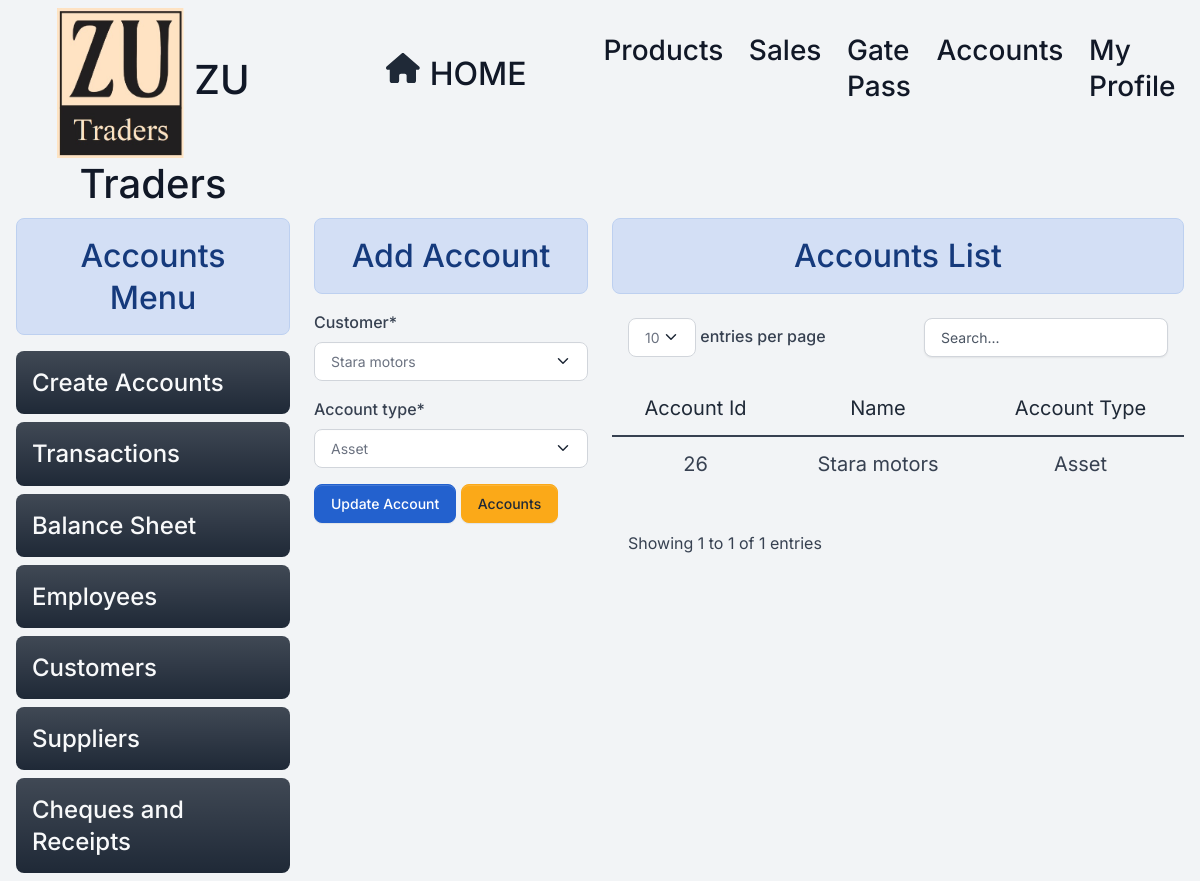
/editaccount/26 (signed in), run on the app's committed database.
### home/models.py (models this page shows, shortened)
class Account(models.Model):
    ASSET = 'Asset'
    LIABILITY = 'Liability'
    EQUITY = 'Equity'
    REVENUE = 'Revenue'
    EXPENSE = 'Expense'
    GAIN = 'Gain'
    LOSS = 'Loss'
    COMMITMENT = 'Commitment'
    COMMITMENT_RECEIVED = 'Commitment_Received'
    ACCOUNT_TYPE_CHOICES = [
        (ASSET, 'Asset'),
        (LIABILITY, 'Liability'),
        (EQUITY, 'Equity'),
        (REVENUE, 'Revenue'),
        (EXPENSE, 'Expense'),
        (GAIN, 'Gain'),
        (LOSS, 'Loss'),
        (COMMITMENT , 'Commitment'),
        (COMMITMENT_RECEIVED,'Commitment_Received')
    ]
    name=models.CharField(max_length=50,null=True ,blank=True)
    employee=models.OneToOneField(Employee, on_delete=models.RESTRICT ,null=True,blank=True)
    customer=models.OneToOneField(Customer, on_delete=models.RESTRICT ,null=True,blank=True)
    supplier=models.OneToOneField(Suppliers, on_delete=models.RESTRICT,null=True,blank=True)
    cheque=models.OneToOneField(Cheque, on_delete=models.RESTRICT,null=True,blank=True)
    balance = models.DecimalField(max_digits=10, decimal_places=2,default=0)
    account_type = models.CharField(max_length=50, choices=ACCOUNT_TYPE_CHOICES)
    date = models.DateTimeField(default=datetime.now())
    is_deleted=models.BooleanField(default=False)

class Customer(models.Model):
    coname=models.CharField(max_length=255)
    name=models.CharField(max_length=255)
    adress=models.CharField(max_length=255)
    contact=models.CharField(max_length=12,null=True,unique=True,blank=True)
    is_deleted = models.BooleanField(default=False)
    def __str__(self):
        return self.coname

### home/views/accounts.py (the view)
# urls.py: path('editaccount/<int:id>', accounts.edit_account , name="editaccount"),
@login_required
@permission_required('home.change_account', login_url='/login/')
def edit_account(request,id):
    mydata=Account.objects.get(id=id)
    data={}
    if request.method == 'POST':
        mydata=Account.objects.get(id=id)
        if mydata.employee=="employee":
            form = Employee_AccountForm(request.POST)
        if mydata.customer:
            form = Customer_AccountForm(request.POST,instance=mydata)
        elif mydata.supplier:
            form = Supplier_AccountForm(request.POST,instance=mydata)
        elif mydata.cheque:
            form = Cheque_AccountForm(request.POST,instance=mydata)
        else:
            form = AccountForm(request.POST,instance=mydata)
        if form.is_valid():
            form.save()
            messages.success(request,"Account Updated Succesfuly !!")
            return redirect('createaccounts')
    else:
        mydata=Account.objects.get(id=id)
        if mydata=="employee":
            form = Employee_AccountForm(instance=mydata)
        if mydata.customer:
            form = Customer_AccountForm(instance=mydata)
        elif mydata.supplier:
            form = Supplier_AccountForm(instance=mydata)
        elif mydata.cheque:
            form = Cheque_AccountForm(instance=mydata)
        else:
            form = AccountForm(instance=mydata)
    data={'form': form, 'mydata':mydata,'update':True}
    return render(request, 'accounts/accounts.html', data)

### home/forms.py
class Customer_AccountForm(forms.ModelForm):
    class Meta:
        model = Account
        fields = ['customer','account_type']
    def __init__(self, *args, **kwargs):
        super(Customer_AccountForm, self).__init__(*args, **kwargs)
        self.fields['account_type'].choices = [('', 'Select')] + list(self.fields['account_type'].choices)
        self.fields['customer'].empty_label = "Select"
        self.fields['customer'].required = True

### templates/accounts/accounts.html (shortened to what this page needs)
{% extends 'base.html' %}
{% load crispy_forms_tags %}
{% block content %}
<div class="container-fluid ">
  <div class="row">
    {% include 'accounts/accounts_menu.html' %}
    <div class="col-3 ">
      <h2 class="text-center  alert alert-info">Add {{account_type|title}} Account </h2>
      <form method="post">
        {{form|crispy}}
        <input type="submit" class="btn btn-info" {% if update %} value="Update Account" {% else %} value="Add Account"
          {% endif %}>
        <a class="btn btn-warning" href="/accounts/">Accounts</a>
      </form>
    </div>
    <div class="col-6">
      <h2 class="text-center  alert alert-info">{{account_type|title}} Accounts List</h2>
      <div class="table-responsive py-2">
        {% if mydata %}
        <table class="table table-flush" id="datatable">
          <thead class="thead-light">
            <tr class=" ">
              {% if update %}
              <td class="text-center fs-5">Account Id</td>
              {% else %}
              <td class="text-center fs-5">Sr.No.</td>
              {% endif %}
              <td class="text-center fs-5">Name</td>
              <td class="text-center fs-5">Account Type</td>
            </tr>
          </thead>
          <tbody>
            {% if update %}
            <tr>
              <td class="text-center fs-5">{{mydata.id}}</td>
              {% if mydata.name %}
              <td class="text-center fs-5">{{mydata.name}}</td>
              {% elif mydata.customer %}
              <td class="text-center fs-5">{{mydata.customer}}</td>
              {% elif  mydata.supplier %}
              <td class="text-center fs-5">{{mydata.supplier}}</td>
              {% elif mydata.cheque %}
              <td class="text-center fs-5">{{mydata.cheque}}</td>
              {% else %}
              <td class="text-center fs-5">-</td>
              {% endif %}
              <td class="text-center fs-5">{{mydata.account_type}}</td>
            </tr>
            {% endif %}
          </tbody>
        </table>
        {% else %}
        <h4 class="text-center  alert alert-warning">No Record Found</h4>
        {% endif %}
      </div>
    </div>
  </div>
  {% endblock content %}

### static/assets/default/css/style.css (style rules this page uses)
html, body { height: 100%; width: 100%; max-height: 100%; overflow: auto; display: flex; flex-direction: column; }

### data on the page
Account: customer "Stara motors", account_type "Asset", id "26"
